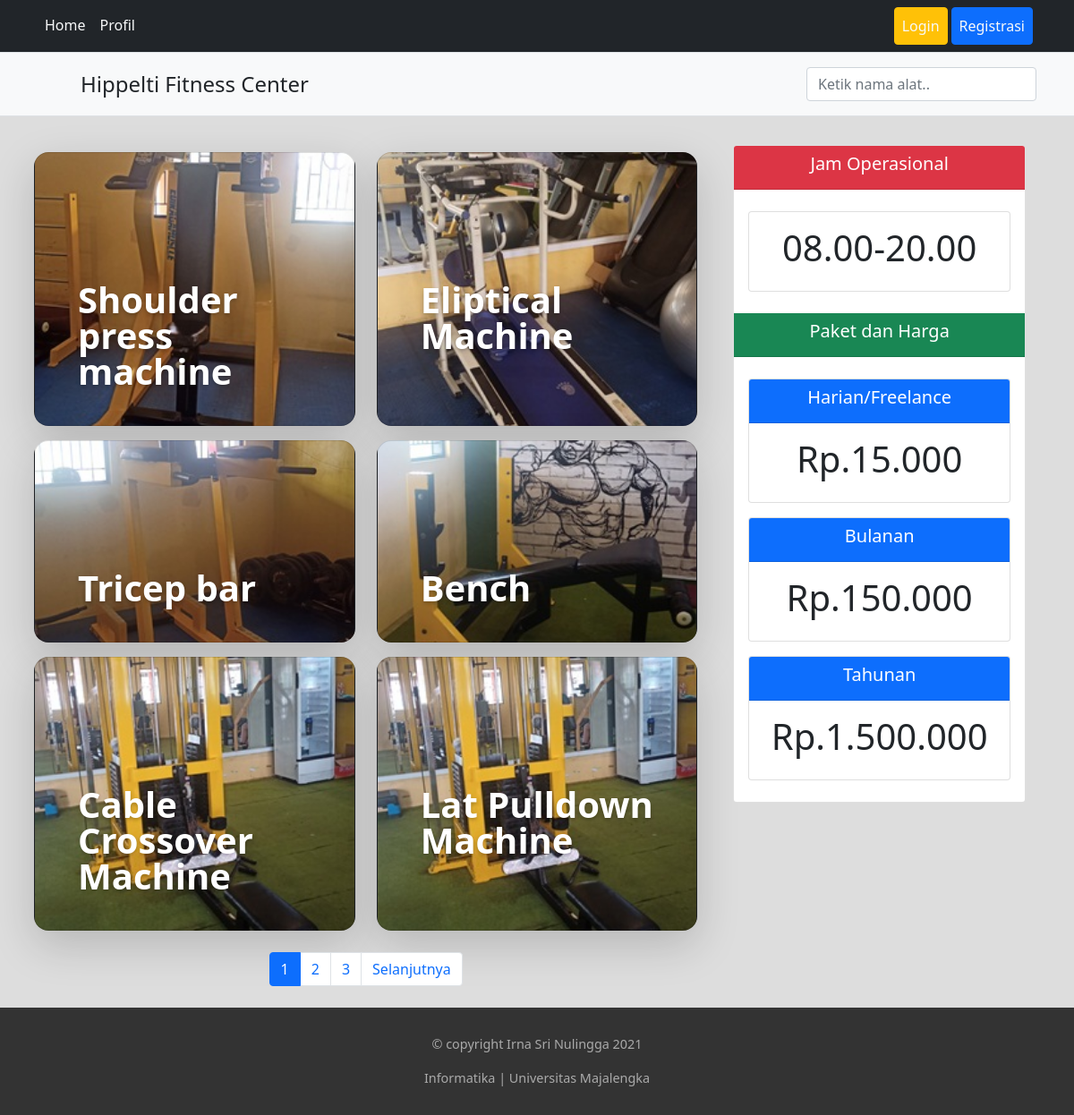
/Post/home, run on the app's committed database.
### tables this page shows
CREATE TABLE `t_alat` (
  `id_alat` int(11) NOT NULL,
  `nama_alat` varchar(50) NOT NULL,
  `foto` varchar(150) NOT NULL,
  `jumlah` int(11) NOT NULL,
  `fungsi` text NOT NULL
);

### application/controllers/post.php (called while the page is built, shortened)
<?php
class Post extends CI_Controller
{
    public function home()
    {
        $jml = $this->db->get('t_alat')->num_rows();
        halaman(site_url('Post/home'), $jml);
        $data['page'] = ($this->uri->segment(3)) ? $this->uri->segment(3) : 0;
        $data['alat'] = $this->mydb->alat($data['page']);
        $data['pagination'] = $this->pagination->create_links();
        $data['judul'] = 'Home';
        $data['file'] = 'home';
        $this->load->view('guest/index', $data);
    }
}

### index.php (called while the page is built, shortened)
<?php
require_once BASEPATH . 'core/CodeIgniter.php';

### application/models/Mydb.php (called while the page is built, shortened)
<?php
class Mydb extends CI_Model
{
    public function alat($limit)
    {
        $this->db->from('t_alat')
            ->order_by('id_alat', 'DESC')
            ->limit(6, $limit);
        return $this->db->get()->result_array();
    }
}

### application/views/guest/home.php (the view)
<div class="row row-cols-1 row-cols-lg-3 align-items-stretch g-4">
    <div class="col-md-8">
        <div class="row">
            <?php foreach ($alat as $pd) { ?>
                <div class="col-md-6 my-2">
                    <div class="card card-cover h-100 overflow-hidden text-white bg-dark rounded-5 shadow-lg" style="background-image: url('<?= base_url("images/alat/" . $pd['foto']) ?>');">
                        <div class="d-flex flex-column h-100 p-5 pb-3 text-white text-shadow-1">
                            <h2 class="pt-5 mt-5 mb-4 display-6 lh-1 fw-bold">
                                <a href="<?= base_url("post/detail/" . $pd['id_alat']) ?>" class="text-decoration-none text-white">
                                    <?= $pd['nama_alat'] ?>
                                </a>
                            </h2>
                        </div>
                    </div>
                </div>
            <?php } ?>
        </div>
        <div class="d-flex justify-content-center mt-3">
            <?= $pagination; ?>
        </div>
    </div>
    <div class="col-md-4">
        <div class="card mx-3">
            <div class="card-header bg-danger text-white text-center">
                <h5>Jam Operasional</h5>
            </div>
            <div class="card-body">
                <div class="row">
                    <div class="col-md-12">
                        <div class="card my-2">
                            <div class="card-body text-center">
                                <h1>08.00-20.00</h1>
                            </div>
                        </div>
                    </div>
                </div>
            </div>
            <div class="card-header bg-success text-white text-center">
                <h5>Paket dan Harga</h5>
            </div>
            <div class="card-body">
                <div class="row">
                    <div class="col-md-12">
                        <div class="card my-2">
                            <div class="card-header bg-primary text-white text-center">
                                <h5>Harian/Freelance</h5>
                            </div>
                            <div class="card-body text-center">
                                <h1>Rp.15.000</h1>
                            </div>
                        </div>
                    </div>
                    <div class="col-md-12">
                        <div class="card my-2">
                            <div class="card-header bg-primary text-white text-center">
                                <h5>Bulanan</h5>
                            </div>
                            <div class="card-body text-center">
                                <h1>Rp.150.000</h1>
                            </div>
                        </div>
                    </div>
                    <div class="col-md-12">
                        <div class="card my-2">
                            <div class="card-header bg-primary text-white text-center">
                                <h5>Tahunan</h5>
                            </div>
                            <div class="card-body text-center">
                                <h1>Rp.1.500.000</h1>
                            </div>
                        </div>
                    </div>
                </div>
            </div>
        </div>
    </div>
</div>

### application/helpers/irna_helper.php (shortened to what this page needs)
<?php
function halaman($base_url, $total_data)
{
    $config['full_tag_open']  = '<nav><ul class="pagination">';
    $config['full_tag_close'] = '</ul></nav>';
    $config['next_tag_open']  = '<li class="page-item">';
    $config['next_tag_close'] = '</li>';
    $config['cur_tag_open']  = '<li class="page-item active"><span class="page-link">';
    $config['cur_tag_close'] = '</span></li>';
    $config['num_tag_open']  = '<li class="page-item">';
    $config['num_tag_close'] = '</li>';
}

### application/views/guest/index.php (shortened to what this page needs)
<!DOCTYPE html>
<html lang="en">
<head>
    <link rel="stylesheet" href="<?= base_url() ?>bootstrap/dist/css/bootstrap.min.css">
    <link rel="stylesheet" href="https://cdn.jsdelivr.net/npm/bootstrap-icons@1.5.0/font/bootstrap-icons.css">
    <link href="<?= base_url('bootstrap/') ?>css/slg.css" rel="stylesheet">
    <link href="<?= base_url('bootstrap/') ?>css/features.css" rel="stylesheet">
</head>
<body>
    <?php $this->load->view('guest/navbar'); ?>
    <main style="margin-top:0px">
        <div class="container px-2 py-2" id="custom-cards">
            <?php $this->load->view('guest/' . $file); ?>
        </div>
    </main>
    <?php $this->load->view('guest/botnav'); ?>
</body>
</html>

### application/views/guest/navbar.php (shortened to what this page needs)
<nav class="py-2 bg-dark border-bottom">
    <div class="container d-flex flex-wrap">
        <ul class="nav me-auto">
            <li class="nav-item"><a href="<?= base_url('Post') ?>" class="nav-link link-light px-2 ">Home</a></li>
            <li class="nav-item"><a href="<?= base_url('Post/profil') ?>" class="nav-link link-light px-2">Profil</a></li>
        </ul>
        <ul class="nav">
            <?php
            if (empty($_SESSION['username'])) {
            ?>
                <li class="nav-item">
                    <a href="<?= base_url('auth') ?>" class="nav-link link-light px-2 btn btn-warning">
                        Login</a>
                </li>
                <li class="nav-item">
                    <a href="<?= base_url('auth/registrasi') ?>" class="mx-1 nav-link link-light px-2 btn btn-primary">
                        Registrasi</a>
                </li>
            <?php } ?>
        </ul>
    </div>
</nav>
<header class="py-3 mb-4 bg-light border-bottom">
    <div class="container d-flex flex-wrap justify-content-center">
        <a href="<?= base_url('Post') ?>" class="d-flex align-items-center mb-3 mb-lg-0 me-lg-auto text-dark text-decoration-none">
            <svg class="bi me-2" width="40" height="32">
            </svg>
            <span class="fs-4">Hippelti Fitness Center</span>
        </a>
        <form action="<?= base_url('Post/cari') ?>" method="POST" class="col-10 col-lg-auto mb-3 mb-lg-0">
            <input type="text" class="form-control" name="search" placeholder="Ketik nama alat.." value="<?= set_value('search') ?>">
        </form>
    </div>
</header>

### application/views/guest/botnav.php
<footer>
    <div class="container text-center">
        <div class="row">
            <div class="col-sm-12">
                <p>&copy; copyright Irna Sri Nulingga 2021
                <p>Informatika | Universitas Majalengka </p>
            </div>
        </div>
    </div>
</footer>

### data on the page
t_alat: foto (picture), nama_alat "Shoulder press machine"
t_alat: foto (picture), nama_alat "Eliptical Machine"
t_alat: foto (picture), nama_alat "Tricep bar"
t_alat: foto (picture), nama_alat "Bench"
t_alat: foto (picture), nama_alat "Cable Crossover Machine"
t_alat: foto (picture), nama_alat "Lat Pulldown Machine"

### other printed values
$pagination "1 2 3 Selanjutnya"
